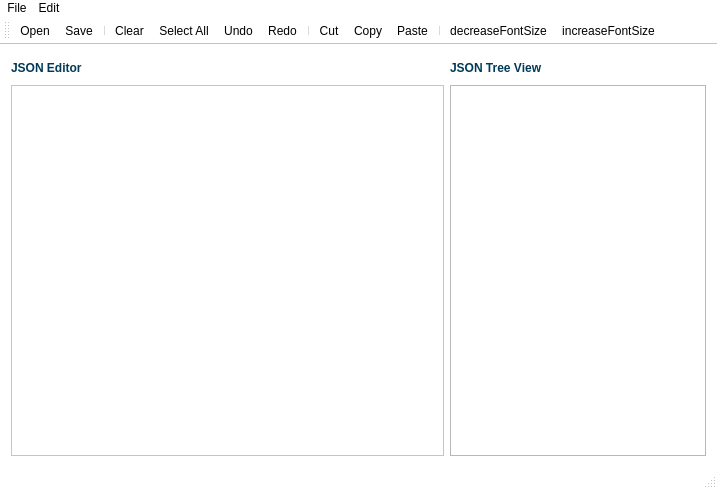
<?xml version="1.0" encoding="UTF-8"?>
<ui version="4.0">
 <class>MainWindow</class>
 <widget class="QMainWindow" name="MainWindow">
  <property name="geometry">
   <rect>
    <x>0</x>
    <y>0</y>
    <width>717</width>
    <height>489</height>
   </rect>
  </property>
  <property name="windowTitle">
   <string>JSON Editor</string>
  </property>
  <property name="windowIcon">
   <iconset resource="resouces.qrc">
    <normaloff>:/images/icons/1-xzAyItlS7rT6rvNM54QpiQ.png</normaloff>:/images/icons/1-xzAyItlS7rT6rvNM54QpiQ.png</iconset>
  </property>
  <property name="styleSheet">
   <string notr="true">
QMainWindow {
    background-color:rgb(255, 255, 255);
}

QMenuBar {
    background-color:rgb(255, 255, 255);
	color:white;
    spacing: 3px; /* spacing between menu bar items */
}

QMenuBar::item {
background-color:rgb(255, 255, 255);
    padding: 1px 4px;
    color:black;
    background: transparent;
    border-radius: 4px;
}

QMenuBar::item:selected { /* when selected using mouse or keyboard */
      background-color: transparent;
}

QMenuBar::item:pressed {
    background-color: transparent;
}

QMenu {
     background-color::rgb(255, 192, 114);/* sets background of the menu */
    border: 1px solid black;
}

QMenu::item {
    /* sets background of menu item. set this to something non-transparent
        if you want menu color and menu item color to be different */
    background-color: transparent;
}

QMenu::item:selected { /* when user selects item using mouse or keyboard */
     background-color:rgb(0, 0, 127);
}

</string>
  </property>
  <widget class="QWidget" name="centralWidget">
   <layout class="QGridLayout" name="gridLayout">
    <item row="3" column="0" rowspan="2">
     <widget class="QTextEdit" name="jsonTextEdit">
      <property name="styleSheet">
       <string notr="true">background-color:white</string>
      </property>
     </widget>
    </item>
    <item row="2" column="0">
     <layout class="QGridLayout" name="gridLayout_2">
      <item row="0" column="0">
       <widget class="QLabel" name="label_2">
        <property name="styleSheet">
         <string notr="true">background-color:white;
color:rgb(0, 58, 88);
font-weight: bold

</string>
        </property>
        <property name="text">
         <string>JSON Editor</string>
        </property>
       </widget>
      </item>
     </layout>
    </item>
    <item row="2" column="2">
     <widget class="QLabel" name="label">
      <property name="styleSheet">
       <string notr="true">background-color:white;
color:rgb(0, 58, 88);
font-weight: bold

</string>
      </property>
      <property name="text">
       <string>JSON Tree View</string>
      </property>
     </widget>
    </item>
    <item row="2" column="3">
     <widget class="QPushButton" name="pushButton_3">
      <property name="styleSheet">
       <string notr="true">background-color: white;
     border-style: outset;
     border-width: 2px;
     border-radius: 10px;
     border-color: white;
     font: bold 5px;
     min-width: 5em;
     padding: 6px;
	display:hidden;
color:white
</string>
      </property>
      <property name="text">
       <string>Refresh</string>
      </property>
     </widget>
    </item>
    <item row="3" column="2" rowspan="2" colspan="2">
     <widget class="QTreeView" name="jsonTreeView">
      <property name="styleSheet">
       <string notr="true"/>
      </property>
     </widget>
    </item>
   </layout>
  </widget>
  <widget class="QMenuBar" name="menuBar">
   <property name="geometry">
    <rect>
     <x>0</x>
     <y>0</y>
     <width>717</width>
     <height>18</height>
    </rect>
   </property>
   <widget class="QMenu" name="menuFile">
    <property name="title">
     <string>File</string>
    </property>
    <addaction name="actionOpen"/>
    <addaction name="actionSave"/>
    <addaction name="actionExit"/>
   </widget>
   <widget class="QMenu" name="menuEdit">
    <property name="title">
     <string>Edit</string>
    </property>
    <addaction name="actionClear"/>
    <addaction name="actionSelect_All"/>
    <addaction name="separator"/>
    <addaction name="actionUndo"/>
    <addaction name="actionRedo"/>
    <addaction name="separator"/>
    <addaction name="actionCut"/>
    <addaction name="actionCopy"/>
    <addaction name="actionPaste"/>
   </widget>
   <addaction name="menuFile"/>
   <addaction name="menuEdit"/>
  </widget>
  <widget class="QToolBar" name="mainToolBar">
   <property name="styleSheet">
    <string notr="true">QToolBar {
    background:white;
	color:rgb(0, 0, 75);
    spacing: 5px; /* spacing between items in the tool bar */
}
QToolBar:hover{
	color:rgb(0, 0, 84)
}
QActionBar{
    background:white;
	color:rgb(0, 0, 75);
}

QMenubarr:hover{
    background:black;
	color:rgb(0, 0, 84)
}</string>
   </property>
   <attribute name="toolBarArea">
    <enum>TopToolBarArea</enum>
   </attribute>
   <attribute name="toolBarBreak">
    <bool>false</bool>
   </attribute>
   <addaction name="actionOpen"/>
   <addaction name="actionSave"/>
   <addaction name="separator"/>
   <addaction name="actionClear"/>
   <addaction name="actionSelect_All"/>
   <addaction name="actionUndo"/>
   <addaction name="actionRedo"/>
   <addaction name="separator"/>
   <addaction name="actionCut"/>
   <addaction name="actionCopy"/>
   <addaction name="actionPaste"/>
   <addaction name="separator"/>
   <addaction name="actiondecreaseFontSize"/>
   <addaction name="actionincreaseFontSize"/>
  </widget>
  <widget class="QStatusBar" name="statusBar"/>
  <action name="actionOpen">
   <property name="icon">
    <iconset resource="resouces.qrc">
     <normaloff>:/images/icons/add.png</normaloff>:/images/icons/add.png</iconset>
   </property>
   <property name="text">
    <string>Open</string>
   </property>
   <property name="toolTip">
    <string>Open JSON File</string>
   </property>
   <property name="shortcut">
    <string>Ctrl+N</string>
   </property>
  </action>
  <action name="actionSave">
   <property name="icon">
    <iconset resource="resouces.qrc">
     <normaloff>:/images/icons/save.png</normaloff>:/images/icons/save.png</iconset>
   </property>
   <property name="text">
    <string>Save</string>
   </property>
   <property name="toolTip">
    <string>Save as JSON File</string>
   </property>
   <property name="shortcut">
    <string>Ctrl+S</string>
   </property>
  </action>
  <action name="actionClear">
   <property name="icon">
    <iconset resource="resouces.qrc">
     <normaloff>:/images/icons/clear.png</normaloff>:/images/icons/clear.png</iconset>
   </property>
   <property name="text">
    <string>Clear</string>
   </property>
   <property name="toolTip">
    <string>Clear all fields</string>
   </property>
  </action>
  <action name="actionExit">
   <property name="icon">
    <iconset resource="resouces.qrc">
     <normaloff>:/images/icons/close.png</normaloff>:/images/icons/close.png</iconset>
   </property>
   <property name="text">
    <string>Exit</string>
   </property>
  </action>
  <action name="actionSelect_All">
   <property name="icon">
    <iconset resource="resouces.qrc">
     <normaloff>:/images/icons/select.png</normaloff>:/images/icons/select.png</iconset>
   </property>
   <property name="text">
    <string>Select All</string>
   </property>
   <property name="toolTip">
    <string>Select All</string>
   </property>
  </action>
  <action name="actionUndo">
   <property name="icon">
    <iconset resource="resouces.qrc">
     <normaloff>:/images/icons/undo.png</normaloff>:/images/icons/undo.png</iconset>
   </property>
   <property name="text">
    <string>Undo</string>
   </property>
   <property name="toolTip">
    <string>Undo</string>
   </property>
   <property name="shortcut">
    <string>Ctrl+Z</string>
   </property>
  </action>
  <action name="actionRedo">
   <property name="icon">
    <iconset resource="resouces.qrc">
     <normaloff>:/images/icons/redo.png</normaloff>:/images/icons/redo.png</iconset>
   </property>
   <property name="text">
    <string>Redo</string>
   </property>
   <property name="toolTip">
    <string>Redo</string>
   </property>
   <property name="shortcut">
    <string>Ctrl+Y</string>
   </property>
  </action>
  <action name="actionCut">
   <property name="icon">
    <iconset resource="resouces.qrc">
     <normaloff>:/images/icons/cut.png</normaloff>:/images/icons/cut.png</iconset>
   </property>
   <property name="text">
    <string>Cut</string>
   </property>
   <property name="toolTip">
    <string>Cut</string>
   </property>
   <property name="shortcut">
    <string>Ctrl+X</string>
   </property>
  </action>
  <action name="actionCopy">
   <property name="icon">
    <iconset resource="resouces.qrc">
     <normaloff>:/images/icons/copy.png</normaloff>:/images/icons/copy.png</iconset>
   </property>
   <property name="text">
    <string>Copy</string>
   </property>
   <property name="toolTip">
    <string>Copy</string>
   </property>
   <property name="shortcut">
    <string>Ctrl+C</string>
   </property>
  </action>
  <action name="actionPaste">
   <property name="icon">
    <iconset resource="resouces.qrc">
     <normaloff>:/images/icons/paste.png</normaloff>:/images/icons/paste.png</iconset>
   </property>
   <property name="text">
    <string>Paste</string>
   </property>
   <property name="toolTip">
    <string>Paste</string>
   </property>
  </action>
  <action name="actionincreaseFontSize">
   <property name="icon">
    <iconset resource="resouces.qrc">
     <normaloff>:/images/icons/increase.png</normaloff>:/images/icons/increase.png</iconset>
   </property>
   <property name="text">
    <string>increaseFontSize</string>
   </property>
   <property name="toolTip">
    <string>Font Size +</string>
   </property>
  </action>
  <action name="actiondecreaseFontSize">
   <property name="icon">
    <iconset resource="resouces.qrc">
     <normaloff>:/images/icons/descrease.png</normaloff>:/images/icons/descrease.png</iconset>
   </property>
   <property name="text">
    <string>decreaseFontSize</string>
   </property>
   <property name="toolTip">
    <string>Font Size -</string>
   </property>
  </action>
 </widget>
 <layoutdefault spacing="6" margin="11"/>
 <resources>
  <include location="resouces.qrc"/>
 </resources>
 <connections/>
</ui>
